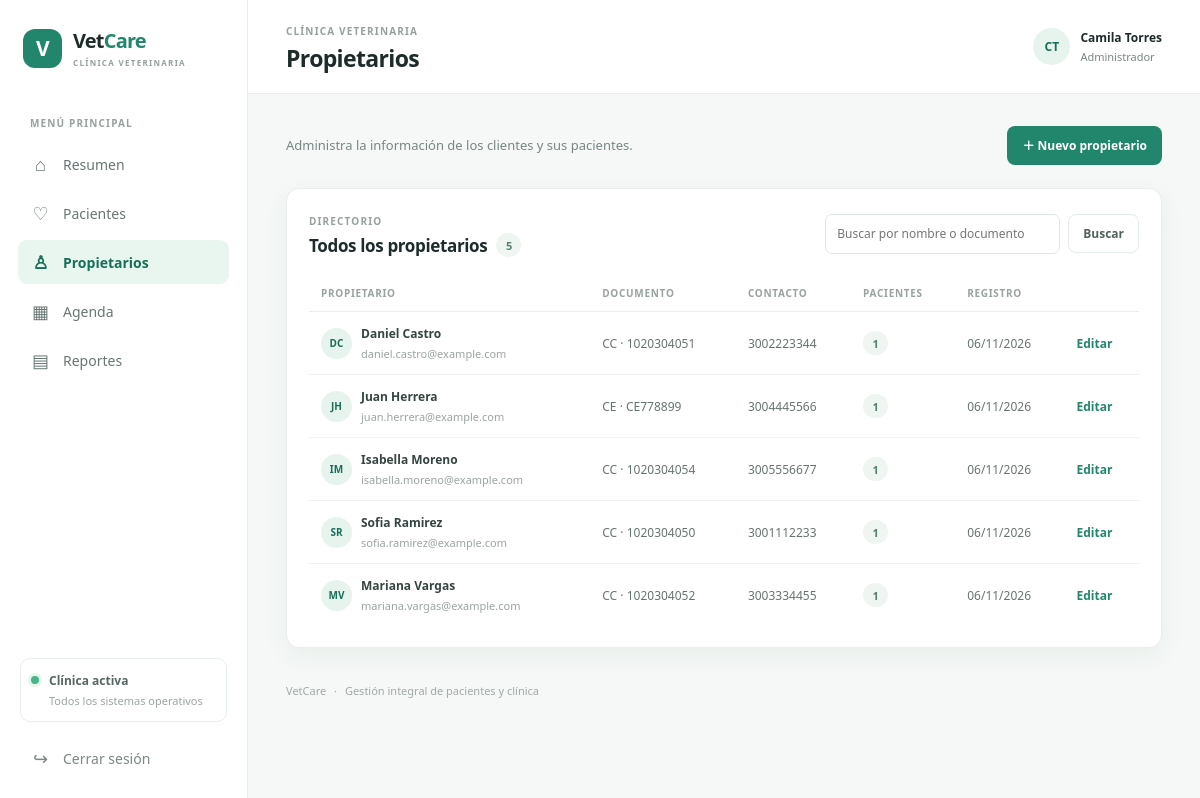
The app's page /index.php?controller=propietario (signed in) with its own data.
### tables this page shows
CREATE TABLE propietarios (
    id_propietario  INT UNSIGNED NOT NULL AUTO_INCREMENT,
    tipo_documento  ENUM('CC','CE','TI','PAS','NIT') NOT NULL DEFAULT 'CC',
    documento       VARCHAR(20)  NOT NULL COMMENT 'Cédula / documento: identificador único del cliente',
    nombres         VARCHAR(100) NOT NULL,
    apellidos       VARCHAR(100) NOT NULL,
    telefono        VARCHAR(20)  NOT NULL,
    direccion       VARCHAR(200) NULL,
    correo          VARCHAR(150) NULL,
    fecha_registro  DATETIME NOT NULL DEFAULT CURRENT_TIMESTAMP,
    PRIMARY KEY (id_propietario),
    UNIQUE KEY uq_propietarios_documento (documento),
    UNIQUE KEY uq_propietarios_correo (correo),
    KEY idx_propietarios_apellidos (apellidos, nombres)
);

### app/controllers/PropietarioController.php (called while the page is built, shortened)
<?php
final class PropietarioController extends Controller
{
    public function index(): void
    {
        $search = isset($_GET['q']) && is_string($_GET['q']) ? trim($_GET['q']) : '';
        $this->view('propietarios/index', [
            'owners' => (new Propietario($this->pdo))->listar(mb_substr($search, 0, 100)),
            'search' => $search,
        ]);
    }
}

### index.php (called while the page is built, shortened)
<?php
function e(mixed $value): string
{
    return htmlspecialchars((string) $value, ENT_QUOTES | ENT_SUBSTITUTE, 'UTF-8');
}
require_once ROOT_PATH . '/app/config/database.php';
require_once ROOT_PATH . '/app/controllers/PropietarioController.php';
$controllerName = isset($_GET['controller']) && is_string($_GET['controller'])
    ? $_GET['controller']
    : (isset($_SESSION['user']) ? 'dashboard' : 'auth');
$action = isset($_GET['action']) && is_string($_GET['action'])
    ? $_GET['action']
    : ($controllerName === 'auth' ? 'login' : 'index');
try {
    $controller = new $controllerClass($pdo);
    $controller->{$action}();
} catch (Throwable $exception) {
    error_log((string) $exception);
    if (http_response_code() < 400) {
        http_response_code(500);
    }
    echo '<!doctype html><html lang="es"><meta charset="utf-8"><title>Error</title>';
    echo '<body><main><h1>No fue posible completar la solicitud</h1>';
    echo '<p>Ocurrió un error interno. Inténtalo nuevamente o contacta al administrador.</p>';
    echo '<p><a href="index.php">Volver al inicio</a></p></main></body></html>';
}

### app/models/Propietario.php (called while the page is built, shortened)
<?php
final class Propietario
{
    public function listar(string $search = ''): array
    {
        $statement = $this->pdo->prepare(
            "SELECT p.id_propietario, p.tipo_documento, p.documento, p.nombres, p.apellidos,
                    p.telefono, p.correo, p.fecha_registro,
                    COUNT(DISTINCT m.id_mascota) AS total_mascotas
             FROM propietarios p
             LEFT JOIN mascotas m ON m.propietario_id = p.id_propietario
             WHERE (:search = ''
                    OR p.documento LIKE :documento
                    OR p.nombres LIKE :nombres
                    OR p.apellidos LIKE :apellidos
                    OR CONCAT(p.nombres, ' ', p.apellidos) LIKE :nombre_completo)
             GROUP BY p.id_propietario
             ORDER BY p.apellidos, p.nombres"
        );
        $like = '%' . $search . '%';
        $statement->execute([
            'search' => $search,
            'documento' => $like,
            'nombres' => $like,
            'apellidos' => $like,
            'nombre_completo' => $like,
        ]);
        return $statement->fetchAll();
    }
}

### app/views/propietarios/index.php (the view, shortened to what this page needs)
<div class="page-toolbar">
    <div><p class="muted">Administra la información de los clientes y sus pacientes.</p></div>
    <a class="button button-primary" href="index.php?controller=propietario&action=create">＋ Nuevo propietario</a>
</div>
<section class="panel">
    <div class="panel-heading">
        <div><span class="eyebrow">DIRECTORIO</span><h2>Todos los propietarios <span class="count-pill"><?= count($owners) ?></span></h2></div>
        <form class="search-form" method="get" action="index.php">
            <input type="search" name="q" value="<?= e($search) ?>" placeholder="Buscar por nombre o documento" aria-label="Buscar propietarios">
            <button class="button button-light" type="submit">Buscar</button>
        </form>
    </div>
    <?php if ($owners === []): ?>
        <div class="empty-state"><strong>No se encontraron propietarios</strong><span>Prueba otra búsqueda o registra un propietario.</span></div>
    <?php else: ?>
        <div class="table-wrap">
            <table>
                <thead><tr><th>Propietario</th><th>Documento</th><th>Contacto</th><th>Pacientes</th><th>Registro</th><th></th></tr></thead>
                <tbody>
                <?php foreach ($owners as $owner): ?>
                    <tr>
                        <td><span class="table-person"><span class="avatar avatar-small"><?= e(strtoupper(substr($owner['nombres'], 0, 1) . substr($owner['apellidos'], 0, 1))) ?></span><span><strong><?= e($owner['nombres'] . ' ' . $owner['apellidos']) ?></strong><small><?= e($owner['correo'] ?? 'Sin correo') ?></small></span></span></td>
                        <td><?= e($owner['tipo_documento']) ?> · <?= e($owner['documento']) ?></td>
                        <td><?= e($owner['telefono']) ?></td>
                        <td><span class="count-pill"><?= e($owner['total_mascotas']) ?></span></td>
                        <td><?= e(date('d/m/Y', strtotime($owner['fecha_registro']))) ?></td>
                        <td><a class="text-link" href="index.php?controller=propietario&action=edit&id=<?= e($owner['id_propietario']) ?>">Editar</a></td>
                    </tr>
                <?php endforeach; ?>
                </tbody>
            </table>
        </div>
    <?php endif; ?>
</section>

### public/css/app.css (style rules this page uses)
:root { --ink: #1d2b2a; --muted: #788684; --line: #e8eeeb; --surface: #ffffff; --canvas: #f5f8f6; --green: #21866c; --green-dark: #176f59; --mint: #e5f5ee; --blue: #e9f1fb; --gold: #fff4d8; --rose: #ffedf0; --shadow: 0 8px 26px rgba(37, 71, 58, .055); }
* { box-sizing: border-box; }
body { margin: 0; background: var(--canvas); color: var(--ink); font-family: "Segoe UI", Arial, sans-serif; font-size: 14px; }
a { color: inherit; text-decoration: none; }
button, input, select, textarea { font: inherit; }
button, a, select { -webkit-tap-highlight-color: transparent; }
h1, h2, h3, p { margin-top: 0; }
h1, h2, h3, .brand { font-family: "Segoe UI", Arial, sans-serif; }
.nav-caption, .eyebrow { color: #96a19e; font-size: 10px; font-weight: 700; letter-spacing: 1.15px; }
.clinic-status small, .table-person small { display: block; margin-top: 4px; color: #9aa4a1; font-size: 11px; font-weight: 400; }
.avatar { display: inline-grid; flex: 0 0 auto; width: 37px; height: 37px; place-items: center; border-radius: 50%; background: #e7f3ed; color: var(--green-dark); font-size: 12px; font-weight: 700; }
.avatar-small { width: 31px; height: 31px; font-size: 10px; }
.welcome-row, .page-toolbar, .panel-heading { display: flex; align-items: center; justify-content: space-between; gap: 18px; }
.welcome-row .muted, .page-toolbar .muted { margin: 0; }
.muted { color: var(--muted); font-size: 13px; line-height: 1.6; }
.metric-card, .panel { border: 1px solid var(--line); border-radius: 13px; background: var(--surface); box-shadow: var(--shadow); }
.panel { overflow: hidden; padding: 21px 22px; }
.panel-heading { margin-bottom: 18px; }
.panel-heading h2 { display: flex; align-items: center; gap: 9px; margin: 4px 0 0; font-size: 17px; letter-spacing: -.35px; }
.text-link, .back-link { color: var(--green); font-size: 12px; font-weight: 700; }
.button { display: inline-flex; min-height: 39px; align-items: center; justify-content: center; gap: 7px; padding: 0 14px; border: 1px solid transparent; border-radius: 8px; font-size: 12px; font-weight: 700; cursor: pointer; transition: .15s ease; }
.button-primary { background: var(--green); color: #fff; }
.button-light { border-color: #e3ebe7; background: #fff; color: #52615d; }
.count-pill { display: inline-flex; min-width: 25px; height: 24px; align-items: center; justify-content: center; padding: 0 7px; border-radius: 20px; background: #eff5f1; color: #52836f; font: 700 11px "Segoe UI", Arial, sans-serif; }
.table-wrap { width: 100%; overflow-x: auto; }
table { width: 100%; border-collapse: collapse; text-align: left; white-space: nowrap; }
th { padding: 11px 12px; border-bottom: 1px solid var(--line); color: #98a29f; font-size: 10px; font-weight: 700; letter-spacing: .7px; text-transform: uppercase; }
td { padding: 13px 12px; border-bottom: 1px solid #f0f3f1; color: #667470; font-size: 12px; }
tbody tr:last-child td { border-bottom: 0; }
.strong, td strong { color: #344440; font-weight: 700; }
.table-person { display: inline-flex; align-items: center; gap: 9px; color: #394944; font-weight: 600; }
.table-person .avatar { vertical-align: middle; }
.page-toolbar { min-height: 42px; }
.search-form, .filter-form { display: flex; align-items: center; gap: 8px; }
.search-form input { width: 235px; }
input, select, textarea { width: 100%; min-height: 40px; padding: 9px 11px; border: 1px solid #dfe7e3; border-radius: 7px; outline: 0; background: #fff; color: #344440; font-size: 12px; transition: border-color .15s, box-shadow .15s; }

### records on screen
propietarios: nombres+apellidos "DC", nombres+apellidos "Daniel Castro", correo "daniel.castro@example.com", tipo_documento "CC", documento "1020304051", telefono "3002223344", total_mascotas "1", fecha_registro "06/11/2026"
propietarios: nombres+apellidos "JH", nombres+apellidos "Juan Herrera", correo "juan.herrera@example.com", tipo_documento "CE", documento "CE778899", telefono "3004445566", total_mascotas "1", fecha_registro "06/11/2026"
propietarios: nombres+apellidos "IM", nombres+apellidos "Isabella Moreno", correo "isabella.moreno@example.com", tipo_documento "CC", documento "1020304054", telefono "3005556677", total_mascotas "1", fecha_registro "06/11/2026"
propietarios: nombres+apellidos "SR", nombres+apellidos "Sofia Ramirez", correo "sofia.ramirez@example.com", tipo_documento "CC", documento "1020304050", telefono "3001112233", total_mascotas "1", fecha_registro "06/11/2026"
propietarios: nombres+apellidos "MV", nombres+apellidos "Mariana Vargas", correo "mariana.vargas@example.com", tipo_documento "CC", documento "1020304052", telefono "3003334455", total_mascotas "1", fecha_registro "06/11/2026"

### other values on screen
$pageTitle "Propietarios"
$initials "CT"
$name "Camila Torres"
$role "Administrador"
count($owners) "5"
